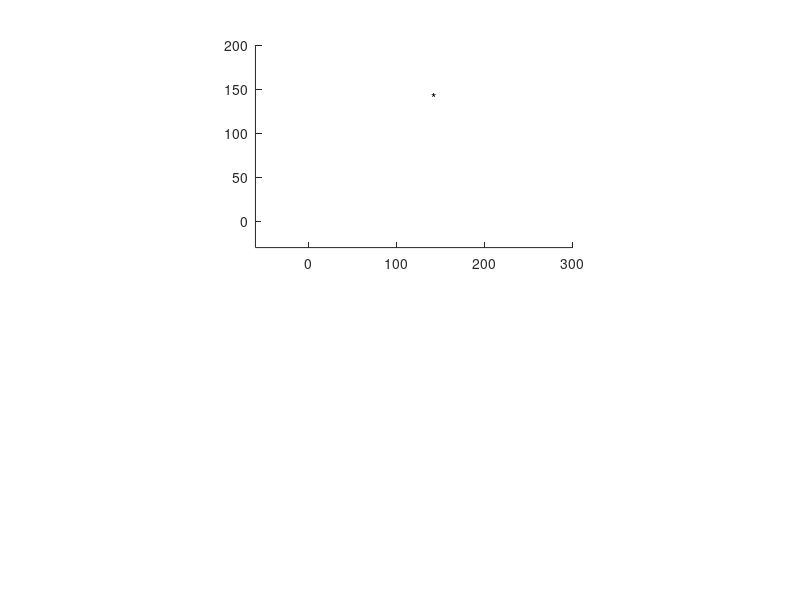

The MATLAB script that drew this image: (Note: this script raises an error after producing the figure.)
clc;

% 以下为标准Hoeken mechanism的长度比例。a为大小系数。
a=35;
A = 1*a; B =2.5*a; C = 2.5*a; D = 2*a; F = B;


ang_speed = 1/2 * pi;

t=0:0.05:10;
t1=0.05:0.05:10;


theta = ang_speed * t;     % ang_speed = 2;

P1 = [0;0];        %p1为短杆（A杆）固定点
P4 = D * [0;1];    %p4为长杆（C杆）固定点


P2_x = A*cos(theta);       %theta为p1p2转过的角度（与x正方向夹角）
P2_y = A*sin(theta);
P2 = [P2_x; P2_y];    %p2为圆周转动点

E = sqrt(A^2 + D^2 - 2*A*D*cos(pi/2-theta));      % p2p4=E
alfa = asin(A*sin(pi/2-theta)./E);                % alfa为p1p4和p2p4夹角
beta = acos((E.^2 + C^2 - B^2)./(2*E*C));     %beta为p2p4和p3p4夹角
P3 = [C*sin(alfa+beta);D - C*cos(alfa+beta)];      %p3为最长杆中间点


P3_x = P3(1,:);                         % P3为长杆与短杆的交点，也是长杆的中间点
P3_y = P3(2,:);
P3_vx = diff(P3_x)./diff(t);
P3_vy = diff(P3_y)./diff(t);
P3_v = sqrt(P3_vx.^2 + P3_vy.^2);



% P5                   %p5为最长杆末端点
P5_x = P2_x + 2 .* (P3_x - P2_x);
P5_y = P2_y + 2 .* (P3_y - P2_y);
P5 = [P5_x; P5_y];

P5_vx = diff(P5_x)./diff(t);
P5_vy = diff(P5_y)./diff(t);
P5_v = sqrt(P5_vx.^2 + P5_vy.^2);





for i=1:length(t);
    
    ani = subplot(2,1,1);
    P1_circle = viscircles(P1',0.05);
    P2_circle = viscircles(P2(:,i)',0.05);
    P3_circle = viscircles(P3(:,i)',0.05);
    P4_circle = viscircles(P4',0.05);
    
    A_bar = line([P1(1) P2(1,i)],[P1(2) P2(2,i)]);
    B_bar = line([P2(1,i) P3(1,i)],[P2(2,i) P3(2,i)]);
    C_bar = line([P3(1,i) P4(1)],[P3(2,i) P4(2)]);
    
   
    F_bar = line([P3(1,i) P5(1,i)],[P3(2,i) P5(2,i)]);      % P5
    
    
    axis(ani, 'equal');
    set(gca,'Xlim',[-60 300],'Ylim',[-30 200]);
    
    str1 = '*';

    P5_text = text(P5(1,i),P5(2,i)+0.4,str1);       % P5
    pause(0.005)
    if i<length(t)
        delete(P1_circle);
        delete(P2_circle);
        delete(P3_circle);
        delete(P4_circle);
        delete(A_bar);
        delete(B_bar);
        delete(C_bar);
        
        delete(F_bar);     % P5
        
        delete(Time);

        vel = subplot(2,1,2);
        plot(vel,t(1:i),P5_v(1:i));        % P5  v

        set(vel, 'XLim',[0 10],'YLim',[0 300]);
        xlabel(vel, 'Time (s)');
        ylabel(vel, 'Velocity (mm/s)');
        title(vel, 'Speed of P5');
        grid on;
    end
    
end 




